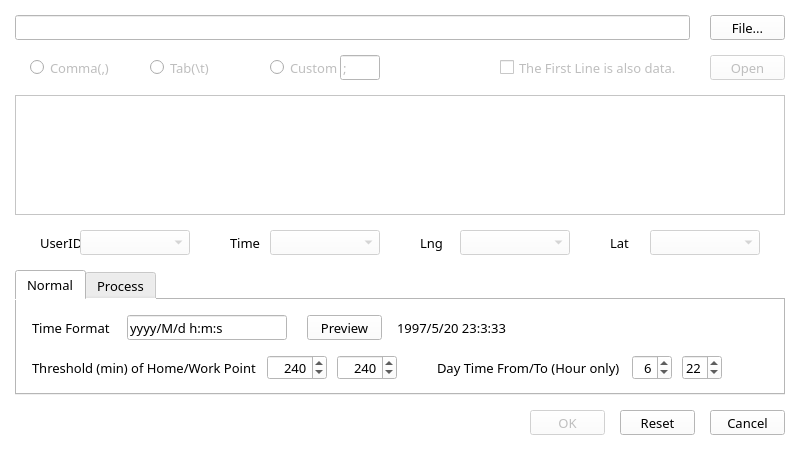
<?xml version="1.0" encoding="UTF-8"?>
<ui version="4.0">
 <class>Setting</class>
 <widget class="QDialog" name="Setting">
  <property name="geometry">
   <rect>
    <x>0</x>
    <y>0</y>
    <width>800</width>
    <height>450</height>
   </rect>
  </property>
  <property name="font">
   <font>
    <family>微软雅黑 Light</family>
   </font>
  </property>
  <property name="cursor">
   <cursorShape>CrossCursor</cursorShape>
  </property>
  <property name="windowTitle">
   <string>Dialog</string>
  </property>
  <property name="windowIcon">
   <iconset resource="resources.qrc">
    <normaloff>:/img/Set.png</normaloff>:/img/Set.png</iconset>
  </property>
  <property name="styleSheet">
   <string notr="true">background-color: rgb(255, 255, 255);</string>
  </property>
  <widget class="QPushButton" name="check_OK">
   <property name="enabled">
    <bool>false</bool>
   </property>
   <property name="geometry">
    <rect>
     <x>530</x>
     <y>410</y>
     <width>75</width>
     <height>25</height>
    </rect>
   </property>
   <property name="font">
    <font>
     <family>等线 Light</family>
     <pointsize>10</pointsize>
    </font>
   </property>
   <property name="cursor">
    <cursorShape>PointingHandCursor</cursorShape>
   </property>
   <property name="text">
    <string>OK</string>
   </property>
  </widget>
  <widget class="QPushButton" name="check_cancel">
   <property name="geometry">
    <rect>
     <x>710</x>
     <y>410</y>
     <width>75</width>
     <height>25</height>
    </rect>
   </property>
   <property name="font">
    <font>
     <family>等线 Light</family>
     <pointsize>10</pointsize>
    </font>
   </property>
   <property name="cursor">
    <cursorShape>PointingHandCursor</cursorShape>
   </property>
   <property name="text">
    <string>Cancel</string>
   </property>
  </widget>
  <widget class="QLineEdit" name="FileBox">
   <property name="enabled">
    <bool>false</bool>
   </property>
   <property name="geometry">
    <rect>
     <x>15</x>
     <y>15</y>
     <width>675</width>
     <height>25</height>
    </rect>
   </property>
   <property name="font">
    <font>
     <family>等线 Light</family>
     <pointsize>10</pointsize>
    </font>
   </property>
  </widget>
  <widget class="QTabWidget" name="Para">
   <property name="enabled">
    <bool>true</bool>
   </property>
   <property name="geometry">
    <rect>
     <x>15</x>
     <y>270</y>
     <width>770</width>
     <height>125</height>
    </rect>
   </property>
   <property name="font">
    <font>
     <family>等线 Light</family>
     <pointsize>10</pointsize>
    </font>
   </property>
   <property name="currentIndex">
    <number>0</number>
   </property>
   <widget class="QWidget" name="tab1">
    <attribute name="title">
     <string>Normal</string>
    </attribute>
    <widget class="QLineEdit" name="TimeFmt">
     <property name="enabled">
      <bool>true</bool>
     </property>
     <property name="geometry">
      <rect>
       <x>110</x>
       <y>15</y>
       <width>160</width>
       <height>25</height>
      </rect>
     </property>
     <property name="font">
      <font>
       <family>微软雅黑 Light</family>
       <pointsize>10</pointsize>
      </font>
     </property>
     <property name="text">
      <string>yyyy/M/d h:m:s</string>
     </property>
    </widget>
    <widget class="QLabel" name="label_5">
     <property name="geometry">
      <rect>
       <x>15</x>
       <y>15</y>
       <width>90</width>
       <height>25</height>
      </rect>
     </property>
     <property name="font">
      <font>
       <family>微软雅黑 Light</family>
       <pointsize>10</pointsize>
      </font>
     </property>
     <property name="text">
      <string>Time Format</string>
     </property>
    </widget>
    <widget class="QLabel" name="Time_Lab">
     <property name="geometry">
      <rect>
       <x>380</x>
       <y>15</y>
       <width>200</width>
       <height>25</height>
      </rect>
     </property>
     <property name="font">
      <font>
       <family>微软雅黑 Light</family>
       <pointsize>10</pointsize>
      </font>
     </property>
     <property name="text">
      <string>1997/5/20 23:3:33</string>
     </property>
    </widget>
    <widget class="QPushButton" name="TimePre">
     <property name="geometry">
      <rect>
       <x>290</x>
       <y>15</y>
       <width>75</width>
       <height>25</height>
      </rect>
     </property>
     <property name="font">
      <font>
       <family>微软雅黑 Light</family>
       <pointsize>10</pointsize>
      </font>
     </property>
     <property name="cursor">
      <cursorShape>PointingHandCursor</cursorShape>
     </property>
     <property name="text">
      <string>Preview</string>
     </property>
    </widget>
    <widget class="QLabel" name="label_6">
     <property name="geometry">
      <rect>
       <x>15</x>
       <y>55</y>
       <width>230</width>
       <height>25</height>
      </rect>
     </property>
     <property name="font">
      <font>
       <family>微软雅黑 Light</family>
       <pointsize>10</pointsize>
      </font>
     </property>
     <property name="text">
      <string>Threshold (min) of Home/Work Point</string>
     </property>
    </widget>
    <widget class="QLabel" name="label_12">
     <property name="geometry">
      <rect>
       <x>420</x>
       <y>55</y>
       <width>190</width>
       <height>25</height>
      </rect>
     </property>
     <property name="font">
      <font>
       <family>微软雅黑 Light</family>
       <pointsize>10</pointsize>
      </font>
     </property>
     <property name="text">
      <string>Day Time From/To (Hour only)</string>
     </property>
    </widget>
    <widget class="QSpinBox" name="paraH">
     <property name="enabled">
      <bool>true</bool>
     </property>
     <property name="geometry">
      <rect>
       <x>250</x>
       <y>55</y>
       <width>60</width>
       <height>25</height>
      </rect>
     </property>
     <property name="font">
      <font>
       <family>微软雅黑 Light</family>
       <pointsize>10</pointsize>
      </font>
     </property>
     <property name="alignment">
      <set>Qt::AlignRight|Qt::AlignTrailing|Qt::AlignVCenter</set>
     </property>
     <property name="minimum">
      <number>0</number>
     </property>
     <property name="maximum">
      <number>1440</number>
     </property>
     <property name="value">
      <number>240</number>
     </property>
    </widget>
    <widget class="QSpinBox" name="paraW">
     <property name="enabled">
      <bool>true</bool>
     </property>
     <property name="geometry">
      <rect>
       <x>320</x>
       <y>55</y>
       <width>60</width>
       <height>25</height>
      </rect>
     </property>
     <property name="font">
      <font>
       <family>微软雅黑 Light</family>
       <pointsize>10</pointsize>
      </font>
     </property>
     <property name="alignment">
      <set>Qt::AlignRight|Qt::AlignTrailing|Qt::AlignVCenter</set>
     </property>
     <property name="minimum">
      <number>0</number>
     </property>
     <property name="maximum">
      <number>1440</number>
     </property>
     <property name="value">
      <number>240</number>
     </property>
    </widget>
    <widget class="QSpinBox" name="paraD1">
     <property name="enabled">
      <bool>true</bool>
     </property>
     <property name="geometry">
      <rect>
       <x>615</x>
       <y>55</y>
       <width>40</width>
       <height>25</height>
      </rect>
     </property>
     <property name="font">
      <font>
       <family>微软雅黑 Light</family>
       <pointsize>10</pointsize>
      </font>
     </property>
     <property name="alignment">
      <set>Qt::AlignRight|Qt::AlignTrailing|Qt::AlignVCenter</set>
     </property>
     <property name="minimum">
      <number>0</number>
     </property>
     <property name="maximum">
      <number>24</number>
     </property>
     <property name="value">
      <number>6</number>
     </property>
    </widget>
    <widget class="QSpinBox" name="paraD2">
     <property name="enabled">
      <bool>true</bool>
     </property>
     <property name="geometry">
      <rect>
       <x>665</x>
       <y>55</y>
       <width>40</width>
       <height>25</height>
      </rect>
     </property>
     <property name="font">
      <font>
       <family>微软雅黑 Light</family>
       <pointsize>10</pointsize>
      </font>
     </property>
     <property name="alignment">
      <set>Qt::AlignRight|Qt::AlignTrailing|Qt::AlignVCenter</set>
     </property>
     <property name="minimum">
      <number>0</number>
     </property>
     <property name="maximum">
      <number>24</number>
     </property>
     <property name="value">
      <number>22</number>
     </property>
    </widget>
   </widget>
   <widget class="QWidget" name="tab2">
    <property name="enabled">
     <bool>false</bool>
    </property>
    <attribute name="title">
     <string>Process</string>
    </attribute>
    <widget class="QSpinBox" name="GrainSize">
     <property name="enabled">
      <bool>false</bool>
     </property>
     <property name="geometry">
      <rect>
       <x>200</x>
       <y>15</y>
       <width>100</width>
       <height>25</height>
      </rect>
     </property>
     <property name="font">
      <font>
       <family>微软雅黑 Light</family>
       <pointsize>10</pointsize>
      </font>
     </property>
     <property name="alignment">
      <set>Qt::AlignRight|Qt::AlignTrailing|Qt::AlignVCenter</set>
     </property>
     <property name="maximum">
      <number>2147483647</number>
     </property>
     <property name="value">
      <number>1073741824</number>
     </property>
    </widget>
    <widget class="QSpinBox" name="ProNo">
     <property name="enabled">
      <bool>false</bool>
     </property>
     <property name="geometry">
      <rect>
       <x>600</x>
       <y>15</y>
       <width>75</width>
       <height>25</height>
      </rect>
     </property>
     <property name="font">
      <font>
       <family>微软雅黑 Light</family>
       <pointsize>10</pointsize>
      </font>
     </property>
     <property name="alignment">
      <set>Qt::AlignRight|Qt::AlignTrailing|Qt::AlignVCenter</set>
     </property>
     <property name="minimum">
      <number>1</number>
     </property>
     <property name="value">
      <number>1</number>
     </property>
    </widget>
    <widget class="QLabel" name="label_7">
     <property name="geometry">
      <rect>
       <x>15</x>
       <y>15</y>
       <width>180</width>
       <height>25</height>
      </rect>
     </property>
     <property name="font">
      <font>
       <family>微软雅黑 Light</family>
       <pointsize>10</pointsize>
      </font>
     </property>
     <property name="text">
      <string>Memery Mapping Grain Size</string>
     </property>
    </widget>
    <widget class="QLabel" name="label_8">
     <property name="geometry">
      <rect>
       <x>305</x>
       <y>15</y>
       <width>30</width>
       <height>25</height>
      </rect>
     </property>
     <property name="font">
      <font>
       <family>微软雅黑 Light</family>
       <pointsize>10</pointsize>
      </font>
     </property>
     <property name="text">
      <string>Byte</string>
     </property>
    </widget>
    <widget class="QLabel" name="label_9">
     <property name="geometry">
      <rect>
       <x>440</x>
       <y>15</y>
       <width>160</width>
       <height>25</height>
      </rect>
     </property>
     <property name="font">
      <font>
       <family>微软雅黑 Light</family>
       <pointsize>10</pointsize>
      </font>
     </property>
     <property name="text">
      <string>Multi-processor Number</string>
     </property>
    </widget>
    <widget class="QCheckBox" name="TempCheck">
     <property name="geometry">
      <rect>
       <x>15</x>
       <y>55</y>
       <width>150</width>
       <height>25</height>
      </rect>
     </property>
     <property name="font">
      <font>
       <family>微软雅黑 Light</family>
       <pointsize>10</pointsize>
      </font>
     </property>
     <property name="cursor">
      <cursorShape>UpArrowCursor</cursorShape>
     </property>
     <property name="text">
      <string>Creat Temporary File</string>
     </property>
    </widget>
    <widget class="QLineEdit" name="TempPath">
     <property name="enabled">
      <bool>false</bool>
     </property>
     <property name="geometry">
      <rect>
       <x>170</x>
       <y>55</y>
       <width>300</width>
       <height>25</height>
      </rect>
     </property>
     <property name="font">
      <font>
       <family>微软雅黑 Light</family>
       <pointsize>10</pointsize>
      </font>
     </property>
    </widget>
    <widget class="QLabel" name="label_10">
     <property name="geometry">
      <rect>
       <x>520</x>
       <y>55</y>
       <width>70</width>
       <height>25</height>
      </rect>
     </property>
     <property name="font">
      <font>
       <family>微软雅黑 Light</family>
       <pointsize>10</pointsize>
      </font>
     </property>
     <property name="text">
      <string>Buffer Size</string>
     </property>
    </widget>
    <widget class="QSpinBox" name="BufferSize">
     <property name="enabled">
      <bool>false</bool>
     </property>
     <property name="geometry">
      <rect>
       <x>600</x>
       <y>55</y>
       <width>100</width>
       <height>25</height>
      </rect>
     </property>
     <property name="font">
      <font>
       <family>微软雅黑 Light</family>
       <pointsize>10</pointsize>
      </font>
     </property>
     <property name="alignment">
      <set>Qt::AlignRight|Qt::AlignTrailing|Qt::AlignVCenter</set>
     </property>
     <property name="maximum">
      <number>2147483647</number>
     </property>
     <property name="value">
      <number>104857600</number>
     </property>
    </widget>
    <widget class="QLabel" name="label_11">
     <property name="geometry">
      <rect>
       <x>705</x>
       <y>55</y>
       <width>30</width>
       <height>25</height>
      </rect>
     </property>
     <property name="font">
      <font>
       <family>微软雅黑 Light</family>
       <pointsize>10</pointsize>
      </font>
     </property>
     <property name="text">
      <string>Byte</string>
     </property>
    </widget>
   </widget>
  </widget>
  <widget class="QPushButton" name="FileButton">
   <property name="geometry">
    <rect>
     <x>710</x>
     <y>15</y>
     <width>75</width>
     <height>25</height>
    </rect>
   </property>
   <property name="font">
    <font>
     <family>等线 Light</family>
     <pointsize>10</pointsize>
    </font>
   </property>
   <property name="cursor">
    <cursorShape>PointingHandCursor</cursorShape>
   </property>
   <property name="text">
    <string>File...</string>
   </property>
  </widget>
  <widget class="QComboBox" name="cB0_usrID">
   <property name="enabled">
    <bool>false</bool>
   </property>
   <property name="geometry">
    <rect>
     <x>80</x>
     <y>230</y>
     <width>110</width>
     <height>25</height>
    </rect>
   </property>
   <property name="font">
    <font>
     <family>等线 Light</family>
     <pointsize>10</pointsize>
    </font>
   </property>
   <property name="cursor">
    <cursorShape>UpArrowCursor</cursorShape>
   </property>
  </widget>
  <widget class="QComboBox" name="cB1_time">
   <property name="enabled">
    <bool>false</bool>
   </property>
   <property name="geometry">
    <rect>
     <x>270</x>
     <y>230</y>
     <width>110</width>
     <height>25</height>
    </rect>
   </property>
   <property name="font">
    <font>
     <family>等线 Light</family>
     <pointsize>10</pointsize>
    </font>
   </property>
   <property name="cursor">
    <cursorShape>UpArrowCursor</cursorShape>
   </property>
  </widget>
  <widget class="QComboBox" name="cB2_lng">
   <property name="enabled">
    <bool>false</bool>
   </property>
   <property name="geometry">
    <rect>
     <x>460</x>
     <y>230</y>
     <width>110</width>
     <height>25</height>
    </rect>
   </property>
   <property name="font">
    <font>
     <family>等线 Light</family>
     <pointsize>10</pointsize>
    </font>
   </property>
   <property name="cursor">
    <cursorShape>UpArrowCursor</cursorShape>
   </property>
  </widget>
  <widget class="QComboBox" name="cB3_lat">
   <property name="enabled">
    <bool>false</bool>
   </property>
   <property name="geometry">
    <rect>
     <x>650</x>
     <y>230</y>
     <width>110</width>
     <height>25</height>
    </rect>
   </property>
   <property name="font">
    <font>
     <family>等线 Light</family>
     <pointsize>10</pointsize>
    </font>
   </property>
   <property name="cursor">
    <cursorShape>UpArrowCursor</cursorShape>
   </property>
  </widget>
  <widget class="QRadioButton" name="form_rad_1">
   <property name="enabled">
    <bool>false</bool>
   </property>
   <property name="geometry">
    <rect>
     <x>30</x>
     <y>55</y>
     <width>90</width>
     <height>25</height>
    </rect>
   </property>
   <property name="font">
    <font>
     <family>等线 Light</family>
     <pointsize>10</pointsize>
    </font>
   </property>
   <property name="cursor">
    <cursorShape>UpArrowCursor</cursorShape>
   </property>
   <property name="text">
    <string>Comma(,)</string>
   </property>
  </widget>
  <widget class="QRadioButton" name="form_rad_2">
   <property name="enabled">
    <bool>false</bool>
   </property>
   <property name="geometry">
    <rect>
     <x>150</x>
     <y>55</y>
     <width>90</width>
     <height>25</height>
    </rect>
   </property>
   <property name="font">
    <font>
     <family>等线 Light</family>
     <pointsize>10</pointsize>
    </font>
   </property>
   <property name="cursor">
    <cursorShape>UpArrowCursor</cursorShape>
   </property>
   <property name="text">
    <string>Tab(\t)</string>
   </property>
  </widget>
  <widget class="QRadioButton" name="form_rad_3">
   <property name="enabled">
    <bool>false</bool>
   </property>
   <property name="geometry">
    <rect>
     <x>270</x>
     <y>55</y>
     <width>90</width>
     <height>25</height>
    </rect>
   </property>
   <property name="font">
    <font>
     <family>等线 Light</family>
     <pointsize>10</pointsize>
    </font>
   </property>
   <property name="cursor">
    <cursorShape>UpArrowCursor</cursorShape>
   </property>
   <property name="text">
    <string>Custom</string>
   </property>
  </widget>
  <widget class="QLineEdit" name="form_rad_3txt">
   <property name="enabled">
    <bool>false</bool>
   </property>
   <property name="geometry">
    <rect>
     <x>340</x>
     <y>55</y>
     <width>40</width>
     <height>25</height>
    </rect>
   </property>
   <property name="font">
    <font>
     <family>等线 Light</family>
     <pointsize>10</pointsize>
    </font>
   </property>
   <property name="text">
    <string>;</string>
   </property>
  </widget>
  <widget class="QCheckBox" name="form_check_line1">
   <property name="enabled">
    <bool>false</bool>
   </property>
   <property name="geometry">
    <rect>
     <x>500</x>
     <y>55</y>
     <width>200</width>
     <height>25</height>
    </rect>
   </property>
   <property name="font">
    <font>
     <family>等线 Light</family>
     <pointsize>10</pointsize>
    </font>
   </property>
   <property name="cursor">
    <cursorShape>UpArrowCursor</cursorShape>
   </property>
   <property name="text">
    <string>The First Line is also data.</string>
   </property>
  </widget>
  <widget class="QPushButton" name="OpenButton">
   <property name="enabled">
    <bool>false</bool>
   </property>
   <property name="geometry">
    <rect>
     <x>710</x>
     <y>55</y>
     <width>75</width>
     <height>25</height>
    </rect>
   </property>
   <property name="font">
    <font>
     <family>等线 Light</family>
     <pointsize>10</pointsize>
    </font>
   </property>
   <property name="cursor">
    <cursorShape>PointingHandCursor</cursorShape>
   </property>
   <property name="text">
    <string>Open</string>
   </property>
  </widget>
  <widget class="QTableWidget" name="DataTable">
   <property name="enabled">
    <bool>false</bool>
   </property>
   <property name="geometry">
    <rect>
     <x>15</x>
     <y>95</y>
     <width>770</width>
     <height>120</height>
    </rect>
   </property>
  </widget>
  <widget class="QLabel" name="label">
   <property name="geometry">
    <rect>
     <x>40</x>
     <y>230</y>
     <width>40</width>
     <height>25</height>
    </rect>
   </property>
   <property name="font">
    <font>
     <family>等线 Light</family>
     <pointsize>10</pointsize>
    </font>
   </property>
   <property name="text">
    <string>UserID</string>
   </property>
  </widget>
  <widget class="QLabel" name="label_2">
   <property name="geometry">
    <rect>
     <x>230</x>
     <y>230</y>
     <width>40</width>
     <height>25</height>
    </rect>
   </property>
   <property name="font">
    <font>
     <family>等线 Light</family>
     <pointsize>10</pointsize>
    </font>
   </property>
   <property name="text">
    <string>Time</string>
   </property>
  </widget>
  <widget class="QLabel" name="label_3">
   <property name="geometry">
    <rect>
     <x>420</x>
     <y>230</y>
     <width>40</width>
     <height>25</height>
    </rect>
   </property>
   <property name="font">
    <font>
     <family>等线 Light</family>
     <pointsize>10</pointsize>
    </font>
   </property>
   <property name="text">
    <string>Lng</string>
   </property>
  </widget>
  <widget class="QLabel" name="label_4">
   <property name="geometry">
    <rect>
     <x>610</x>
     <y>230</y>
     <width>40</width>
     <height>25</height>
    </rect>
   </property>
   <property name="font">
    <font>
     <family>等线 Light</family>
     <pointsize>10</pointsize>
    </font>
   </property>
   <property name="text">
    <string>Lat</string>
   </property>
  </widget>
  <widget class="QPushButton" name="check_Reset">
   <property name="enabled">
    <bool>true</bool>
   </property>
   <property name="geometry">
    <rect>
     <x>620</x>
     <y>410</y>
     <width>75</width>
     <height>25</height>
    </rect>
   </property>
   <property name="font">
    <font>
     <family>等线 Light</family>
     <pointsize>10</pointsize>
    </font>
   </property>
   <property name="cursor">
    <cursorShape>PointingHandCursor</cursorShape>
   </property>
   <property name="text">
    <string>Reset</string>
   </property>
  </widget>
 </widget>
 <resources>
  <include location="resources.qrc"/>
 </resources>
 <connections/>
</ui>
